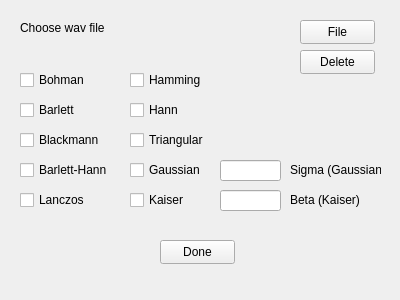
<?xml version="1.0" encoding="UTF-8"?>
<ui version="4.0">
 <class>windowingConfigWindow</class>
 <widget class="QWidget" name="windowingConfigWindow">
  <property name="geometry">
   <rect>
    <x>0</x>
    <y>0</y>
    <width>400</width>
    <height>300</height>
   </rect>
  </property>
  <property name="windowTitle">
   <string>Windowing config</string>
  </property>
  <widget class="QCheckBox" name="bohmanWindowCheckBox">
   <property name="geometry">
    <rect>
     <x>20</x>
     <y>70</y>
     <width>75</width>
     <height>20</height>
    </rect>
   </property>
   <property name="text">
    <string>Bohman</string>
   </property>
  </widget>
  <widget class="QCheckBox" name="barlettWindowCheckBox">
   <property name="geometry">
    <rect>
     <x>20</x>
     <y>100</y>
     <width>75</width>
     <height>20</height>
    </rect>
   </property>
   <property name="text">
    <string>Barlett</string>
   </property>
  </widget>
  <widget class="QCheckBox" name="blackmannWindowCheckBox">
   <property name="geometry">
    <rect>
     <x>20</x>
     <y>130</y>
     <width>81</width>
     <height>20</height>
    </rect>
   </property>
   <property name="text">
    <string>Blackmann</string>
   </property>
  </widget>
  <widget class="QCheckBox" name="barlettHannCheckBox">
   <property name="geometry">
    <rect>
     <x>20</x>
     <y>160</y>
     <width>91</width>
     <height>20</height>
    </rect>
   </property>
   <property name="text">
    <string>Barlett-Hann</string>
   </property>
  </widget>
  <widget class="QCheckBox" name="lanczosWindowCheckBox">
   <property name="geometry">
    <rect>
     <x>20</x>
     <y>190</y>
     <width>75</width>
     <height>20</height>
    </rect>
   </property>
   <property name="text">
    <string>Lanczos </string>
   </property>
  </widget>
  <widget class="QCheckBox" name="hammingWindowCheckBox">
   <property name="geometry">
    <rect>
     <x>130</x>
     <y>70</y>
     <width>75</width>
     <height>20</height>
    </rect>
   </property>
   <property name="text">
    <string>Hamming </string>
   </property>
  </widget>
  <widget class="QCheckBox" name="hannWindowCheckBox">
   <property name="geometry">
    <rect>
     <x>130</x>
     <y>100</y>
     <width>75</width>
     <height>20</height>
    </rect>
   </property>
   <property name="text">
    <string>Hann </string>
   </property>
  </widget>
  <widget class="QCheckBox" name="gaussianWindowCheckBox">
   <property name="geometry">
    <rect>
     <x>130</x>
     <y>160</y>
     <width>75</width>
     <height>20</height>
    </rect>
   </property>
   <property name="text">
    <string>Gaussian </string>
   </property>
  </widget>
  <widget class="QCheckBox" name="kaiserWindowCheckBox">
   <property name="geometry">
    <rect>
     <x>130</x>
     <y>190</y>
     <width>75</width>
     <height>20</height>
    </rect>
   </property>
   <property name="text">
    <string>Kaiser</string>
   </property>
  </widget>
  <widget class="QCheckBox" name="triangularWindowCheckBox">
   <property name="geometry">
    <rect>
     <x>130</x>
     <y>130</y>
     <width>75</width>
     <height>20</height>
    </rect>
   </property>
   <property name="text">
    <string>Triangular </string>
   </property>
  </widget>
  <widget class="QPushButton" name="chooseFilePushBtn">
   <property name="geometry">
    <rect>
     <x>300</x>
     <y>20</y>
     <width>75</width>
     <height>24</height>
    </rect>
   </property>
   <property name="cursor">
    <cursorShape>ArrowCursor</cursorShape>
   </property>
   <property name="text">
    <string>File</string>
   </property>
  </widget>
  <widget class="QPushButton" name="deleteFilePushBtn">
   <property name="geometry">
    <rect>
     <x>300</x>
     <y>50</y>
     <width>75</width>
     <height>24</height>
    </rect>
   </property>
   <property name="cursor">
    <cursorShape>ArrowCursor</cursorShape>
   </property>
   <property name="text">
    <string>Delete</string>
   </property>
  </widget>
  <widget class="QPushButton" name="configDonePushBtn">
   <property name="geometry">
    <rect>
     <x>160</x>
     <y>240</y>
     <width>75</width>
     <height>24</height>
    </rect>
   </property>
   <property name="cursor">
    <cursorShape>ArrowCursor</cursorShape>
   </property>
   <property name="text">
    <string>Done</string>
   </property>
  </widget>
  <widget class="QLabel" name="fileNameLabel">
   <property name="geometry">
    <rect>
     <x>20</x>
     <y>20</y>
     <width>261</width>
     <height>16</height>
    </rect>
   </property>
   <property name="text">
    <string>Choose wav file</string>
   </property>
  </widget>
  <widget class="QLabel" name="label">
   <property name="geometry">
    <rect>
     <x>290</x>
     <y>190</y>
     <width>71</width>
     <height>20</height>
    </rect>
   </property>
   <property name="text">
    <string>Beta (Kaiser)</string>
   </property>
  </widget>
  <widget class="QLineEdit" name="betaParamInput">
   <property name="geometry">
    <rect>
     <x>220</x>
     <y>190</y>
     <width>61</width>
     <height>21</height>
    </rect>
   </property>
  </widget>
  <widget class="QLabel" name="label_2">
   <property name="geometry">
    <rect>
     <x>290</x>
     <y>160</y>
     <width>91</width>
     <height>20</height>
    </rect>
   </property>
   <property name="text">
    <string>Sigma (Gaussian)</string>
   </property>
  </widget>
  <widget class="QLineEdit" name="sigmaParamInput">
   <property name="geometry">
    <rect>
     <x>220</x>
     <y>160</y>
     <width>61</width>
     <height>21</height>
    </rect>
   </property>
  </widget>
 </widget>
 <resources/>
 <connections/>
</ui>
